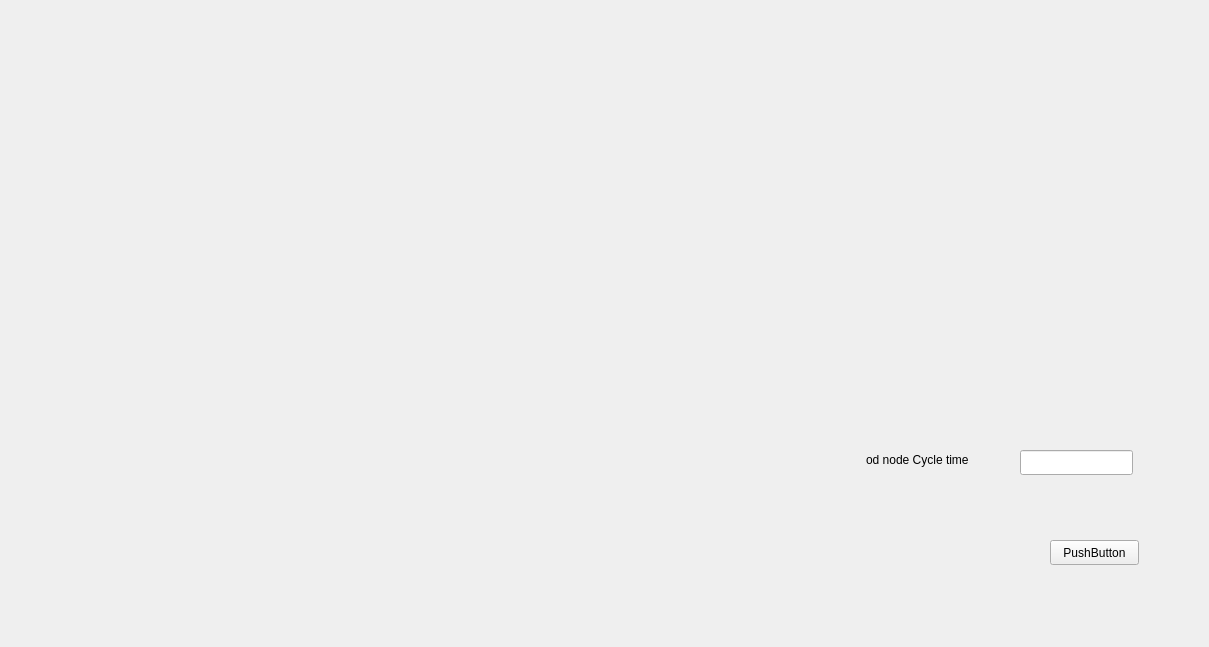
<?xml version="1.0" encoding="UTF-8"?>
<ui version="4.0">
 <class>mainwindow</class>
 <widget class="QWidget" name="mainwindow">
  <property name="geometry">
   <rect>
    <x>0</x>
    <y>0</y>
    <width>1209</width>
    <height>647</height>
   </rect>
  </property>
  <property name="windowTitle">
   <string>mainwindow</string>
  </property>
  <widget class="QPushButton" name="pushButton">
   <property name="geometry">
    <rect>
     <x>1050</x>
     <y>540</y>
     <width>89</width>
     <height>25</height>
    </rect>
   </property>
   <property name="text">
    <string>PushButton</string>
   </property>
  </widget>
  <widget class="QLineEdit" name="lineEdit">
   <property name="geometry">
    <rect>
     <x>1020</x>
     <y>450</y>
     <width>113</width>
     <height>25</height>
    </rect>
   </property>
  </widget>
  <widget class="QLabel" name="label">
   <property name="geometry">
    <rect>
     <x>866</x>
     <y>450</y>
     <width>141</width>
     <height>20</height>
    </rect>
   </property>
   <property name="text">
    <string>od node Cycle time</string>
   </property>
  </widget>
  <widget class="QWidget" name="gridLayoutWidget">
   <property name="geometry">
    <rect>
     <x>200</x>
     <y>80</y>
     <width>631</width>
     <height>531</height>
    </rect>
   </property>
   <layout class="QGridLayout" name="qrviz_layout"/>
  </widget>
 </widget>
 <resources/>
 <connections/>
</ui>
